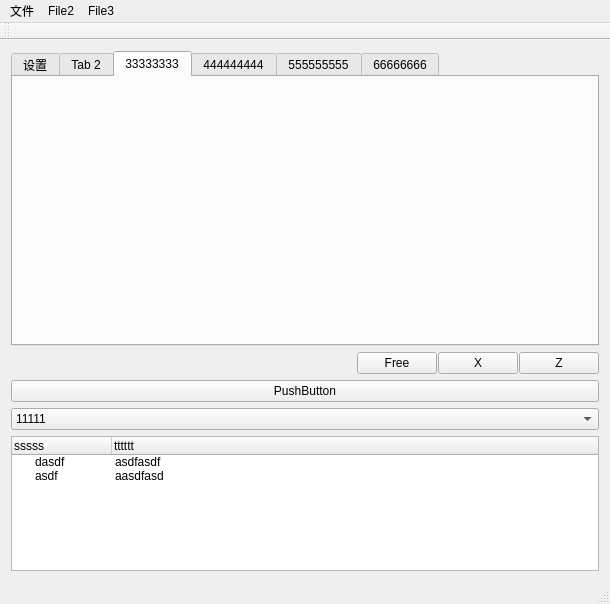
<?xml version="1.0" encoding="UTF-8"?>
<ui version="4.0">
 <class>MainWindow</class>
 <widget class="QMainWindow" name="MainWindow">
  <property name="geometry">
   <rect>
    <x>0</x>
    <y>0</y>
    <width>610</width>
    <height>604</height>
   </rect>
  </property>
  <property name="windowTitle">
   <string>MainWindow</string>
  </property>
  <widget class="QWidget" name="centralWidget">
   <layout class="QGridLayout" name="gridLayout">
    <item row="0" column="0">
     <widget class="QTabWidget" name="tabWidget">
      <property name="currentIndex">
       <number>2</number>
      </property>
      <widget class="QWidget" name="tab">
       <attribute name="title">
        <string>设置</string>
       </attribute>
       <layout class="QGridLayout" name="gridLayout_2">
        <property name="leftMargin">
         <number>0</number>
        </property>
        <property name="topMargin">
         <number>0</number>
        </property>
        <property name="rightMargin">
         <number>0</number>
        </property>
        <property name="bottomMargin">
         <number>0</number>
        </property>
        <property name="spacing">
         <number>0</number>
        </property>
        <item row="0" column="0">
         <widget class="QScrollArea" name="scrollArea">
          <property name="widgetResizable">
           <bool>true</bool>
          </property>
          <widget class="QWidget" name="scrollAreaWidgetContents">
           <property name="geometry">
            <rect>
             <x>0</x>
             <y>0</y>
             <width>584</width>
             <height>419</height>
            </rect>
           </property>
           <layout class="QVBoxLayout" name="verticalLayout">
            <item>
             <widget class="QGroupBox" name="groupBox_1">
              <property name="title">
               <string>设置</string>
              </property>
              <property name="flat">
               <bool>false</bool>
              </property>
              <layout class="QVBoxLayout" name="verticalLayout_4">
               <item>
                <widget class="QLabel" name="label">
                 <property name="text">
                  <string>TextLabel</string>
                 </property>
                </widget>
               </item>
               <item>
                <widget class="QLabel" name="label_2">
                 <property name="text">
                  <string>TextLabel</string>
                 </property>
                </widget>
               </item>
               <item>
                <widget class="QPushButton" name="pushButton_5">
                 <property name="text">
                  <string>PushButton</string>
                 </property>
                </widget>
               </item>
               <item>
                <widget class="QRadioButton" name="radioButton">
                 <property name="text">
                  <string>RadioButton</string>
                 </property>
                </widget>
               </item>
              </layout>
             </widget>
            </item>
            <item>
             <widget class="QGroupBox" name="groupBox_2">
              <property name="title">
               <string>设置2</string>
              </property>
              <layout class="QVBoxLayout" name="verticalLayout_3">
               <item>
                <widget class="QPushButton" name="pushButton">
                 <property name="text">
                  <string>PushButton</string>
                 </property>
                </widget>
               </item>
               <item>
                <widget class="QToolButton" name="toolButton">
                 <property name="text">
                  <string>...</string>
                 </property>
                </widget>
               </item>
               <item>
                <widget class="QCheckBox" name="checkBox">
                 <property name="text">
                  <string>CheckBox</string>
                 </property>
                </widget>
               </item>
              </layout>
             </widget>
            </item>
            <item>
             <spacer name="verticalSpacer">
              <property name="orientation">
               <enum>Qt::Vertical</enum>
              </property>
              <property name="sizeHint" stdset="0">
               <size>
                <width>20</width>
                <height>40</height>
               </size>
              </property>
             </spacer>
            </item>
           </layout>
          </widget>
         </widget>
        </item>
       </layout>
      </widget>
      <widget class="QWidget" name="tab_2">
       <attribute name="title">
        <string>Tab 2</string>
       </attribute>
       <layout class="QVBoxLayout" name="verticalLayout_2">
        <item>
         <layout class="QHBoxLayout" name="horizontalLayout_2">
          <item>
           <spacer name="horizontalSpacer">
            <property name="orientation">
             <enum>Qt::Horizontal</enum>
            </property>
            <property name="sizeHint" stdset="0">
             <size>
              <width>40</width>
              <height>20</height>
             </size>
            </property>
           </spacer>
          </item>
          <item>
           <widget class="QCheckBox" name="checkBox_3">
            <property name="text">
             <string>CheckBox</string>
            </property>
           </widget>
          </item>
          <item>
           <widget class="QLineEdit" name="lineEdit">
            <property name="text">
             <string>设置</string>
            </property>
           </widget>
          </item>
          <item>
           <widget class="QRadioButton" name="radioButton_4">
            <property name="text">
             <string>5</string>
            </property>
           </widget>
          </item>
          <item>
           <widget class="QRadioButton" name="radioButton_3">
            <property name="text">
             <string>局部</string>
            </property>
           </widget>
          </item>
          <item>
           <widget class="QRadioButton" name="radioButton_2">
            <property name="text">
             <string>全局</string>
            </property>
           </widget>
          </item>
         </layout>
        </item>
        <item>
         <layout class="QHBoxLayout" name="horizontalLayout">
          <item>
           <spacer name="horizontalSpacer_2">
            <property name="orientation">
             <enum>Qt::Horizontal</enum>
            </property>
            <property name="sizeHint" stdset="0">
             <size>
              <width>40</width>
              <height>20</height>
             </size>
            </property>
           </spacer>
          </item>
          <item>
           <widget class="QCheckBox" name="checkBox_2">
            <property name="text">
             <string>CheckBox</string>
            </property>
            <property name="checked">
             <bool>true</bool>
            </property>
           </widget>
          </item>
         </layout>
        </item>
        <item>
         <layout class="QHBoxLayout" name="horizontalLayout_4">
          <property name="spacing">
           <number>1</number>
          </property>
          <item>
           <spacer name="horizontalSpacer_4">
            <property name="orientation">
             <enum>Qt::Horizontal</enum>
            </property>
            <property name="sizeHint" stdset="0">
             <size>
              <width>40</width>
              <height>20</height>
             </size>
            </property>
           </spacer>
          </item>
          <item>
           <widget class="QRadioButton" name="radioButton_5">
            <property name="text">
             <string>Free</string>
            </property>
           </widget>
          </item>
          <item>
           <widget class="QRadioButton" name="radioButton_6">
            <property name="text">
             <string>X</string>
            </property>
           </widget>
          </item>
          <item>
           <widget class="QRadioButton" name="radioButton_7">
            <property name="text">
             <string>Y</string>
            </property>
           </widget>
          </item>
         </layout>
        </item>
        <item>
         <layout class="QHBoxLayout" name="horizontalLayout_5">
          <item>
           <spacer name="horizontalSpacer_5">
            <property name="orientation">
             <enum>Qt::Horizontal</enum>
            </property>
            <property name="sizeHint" stdset="0">
             <size>
              <width>40</width>
              <height>20</height>
             </size>
            </property>
           </spacer>
          </item>
         </layout>
        </item>
        <item>
         <spacer name="verticalSpacer_2">
          <property name="orientation">
           <enum>Qt::Vertical</enum>
          </property>
          <property name="sizeHint" stdset="0">
           <size>
            <width>20</width>
            <height>40</height>
           </size>
          </property>
         </spacer>
        </item>
       </layout>
      </widget>
      <widget class="QWidget" name="tab_3">
       <attribute name="title">
        <string>33333333</string>
       </attribute>
      </widget>
      <widget class="QWidget" name="tab_4">
       <attribute name="title">
        <string>444444444</string>
       </attribute>
      </widget>
      <widget class="QWidget" name="tab_5">
       <attribute name="title">
        <string>555555555</string>
       </attribute>
      </widget>
      <widget class="QWidget" name="tab_6">
       <attribute name="title">
        <string>66666666</string>
       </attribute>
      </widget>
     </widget>
    </item>
    <item row="1" column="0">
     <layout class="QHBoxLayout" name="horizontalLayout_3">
      <property name="spacing">
       <number>1</number>
      </property>
      <item>
       <spacer name="horizontalSpacer_3">
        <property name="orientation">
         <enum>Qt::Horizontal</enum>
        </property>
        <property name="sizeHint" stdset="0">
         <size>
          <width>40</width>
          <height>20</height>
         </size>
        </property>
       </spacer>
      </item>
      <item>
       <widget class="QPushButton" name="pushButton_7">
        <property name="text">
         <string>Free</string>
        </property>
       </widget>
      </item>
      <item>
       <widget class="QPushButton" name="pushButton_9">
        <property name="text">
         <string>X</string>
        </property>
       </widget>
      </item>
      <item>
       <widget class="QPushButton" name="pushButton_10">
        <property name="text">
         <string>Z</string>
        </property>
       </widget>
      </item>
     </layout>
    </item>
    <item row="3" column="0">
     <widget class="QComboBox" name="comboBox">
      <item>
       <property name="text">
        <string>11111</string>
       </property>
      </item>
      <item>
       <property name="text">
        <string>22222</string>
       </property>
      </item>
      <item>
       <property name="text">
        <string>33333</string>
       </property>
      </item>
      <item>
       <property name="text">
        <string>新建项目</string>
       </property>
      </item>
     </widget>
    </item>
    <item row="2" column="0">
     <widget class="QPushButton" name="pushButton_8">
      <property name="text">
       <string>PushButton</string>
      </property>
     </widget>
    </item>
    <item row="4" column="0">
     <widget class="QTreeWidget" name="treeWidget">
      <column>
       <property name="text">
        <string>sssss</string>
       </property>
      </column>
      <column>
       <property name="text">
        <string>tttttt</string>
       </property>
      </column>
      <item>
       <property name="text">
        <string>dasdf</string>
       </property>
       <property name="text">
        <string>asdfasdf</string>
       </property>
      </item>
      <item>
       <property name="text">
        <string>asdf</string>
       </property>
       <property name="text">
        <string>aasdfasd</string>
       </property>
      </item>
     </widget>
    </item>
   </layout>
  </widget>
  <widget class="QMenuBar" name="menuBar">
   <property name="geometry">
    <rect>
     <x>0</x>
     <y>0</y>
     <width>610</width>
     <height>22</height>
    </rect>
   </property>
   <widget class="QMenu" name="menuFile">
    <property name="title">
     <string>文件</string>
    </property>
    <addaction name="separator"/>
    <addaction name="actionaaa"/>
    <addaction name="actionbbb"/>
   </widget>
   <widget class="QMenu" name="menuFile2">
    <property name="title">
     <string>File2</string>
    </property>
    <addaction name="action111111"/>
    <addaction name="action222222"/>
   </widget>
   <widget class="QMenu" name="menuFile3">
    <property name="title">
     <string>File3</string>
    </property>
    <addaction name="actionadsfadsfasdfasdfasdf"/>
    <addaction name="actionasdadfasdfasdf"/>
   </widget>
   <addaction name="menuFile"/>
   <addaction name="menuFile2"/>
   <addaction name="menuFile3"/>
  </widget>
  <widget class="QToolBar" name="mainToolBar">
   <attribute name="toolBarArea">
    <enum>TopToolBarArea</enum>
   </attribute>
   <attribute name="toolBarBreak">
    <bool>false</bool>
   </attribute>
  </widget>
  <widget class="QStatusBar" name="statusBar"/>
  <action name="actionaaa">
   <property name="icon">
    <iconset resource="Resource.qrc">
     <normaloff>:/images/down.png</normaloff>:/images/down.png</iconset>
   </property>
   <property name="text">
    <string>行编译</string>
   </property>
  </action>
  <action name="actionbbb">
   <property name="text">
    <string>bbb3333333333333</string>
   </property>
  </action>
  <action name="action111111">
   <property name="text">
    <string>111111</string>
   </property>
  </action>
  <action name="action222222">
   <property name="text">
    <string>222222</string>
   </property>
  </action>
  <action name="actionadsfadsfasdfasdfasdf">
   <property name="text">
    <string>adsfadsfasdfasdfasdf</string>
   </property>
  </action>
  <action name="actionasdadfasdfasdf">
   <property name="text">
    <string>asdadfasdfasdf</string>
   </property>
  </action>
 </widget>
 <layoutdefault spacing="6" margin="11"/>
 <resources>
  <include location="Resource.qrc"/>
 </resources>
 <connections/>
</ui>
